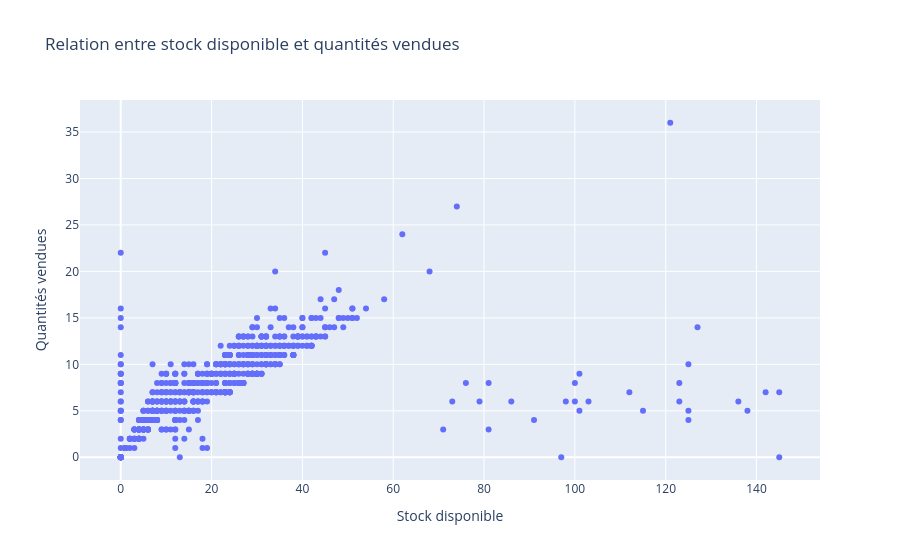

Here is the notebook cell this chart was saved with:
### Markdown cell above
### Visualisation complémentaire : stock disponible et ventes

En complément de la heatmap, un nuage de points permet de visualiser plus concrètement la relation entre le stock disponible et les quantités vendues.

Chaque point représente un produit.  
Cette visualisation aide à repérer les produits avec beaucoup de stock mais peu de ventes, ou au contraire les produits avec un bon écoulement.

### Code cell
fig = px.scatter(
    df_analyse,
    x="stock_quantity",
    y="total_sales",
    hover_data=["product_id", "post_title", "price"],
    title="Relation entre stock disponible et quantités vendues",
    labels={
        "stock_quantity": "Stock disponible",
        "total_sales": "Quantités vendues"
    }
)

fig.show()

### Figure 1 — Plotly figure (JSON) as saved in the notebook; plotly's stock layout.template omitted (floating-point values rounded to 4 significant figures; data arrays with more than 128 entries replaced by an {"elided": "..."} marker saying what was removed)
{"data": [{"customdata": {"elided": "714x3 mixed values"}, "hovertemplate": "Stock disponible=%{x}<br>Quantités vendues=%{y}<br>product_id=%{customdata[0]}<br>post_title=%{customdata[1]}<br>price=%{customdata[2]}<extra></extra>", "legendgroup": "", "marker": {"color": "#636efa", "symbol": "circle"}, "mode": "markers", "name": "", "orientation": "v", "showlegend": false, "type": "scatter", "x": {"elided": "714 int values"}, "xaxis": "x", "y": {"elided": "714 float values"}, "yaxis": "y"}], "layout": {"legend": {"tracegroupgap": 0}, "title": {"text": "Relation entre stock disponible et quantités vendues"}, "xaxis": {"anchor": "y", "domain": [0, 1], "title": {"text": "Stock disponible"}}, "yaxis": {"anchor": "x", "domain": [0, 1], "title": {"text": "Quantités vendues"}}}}
